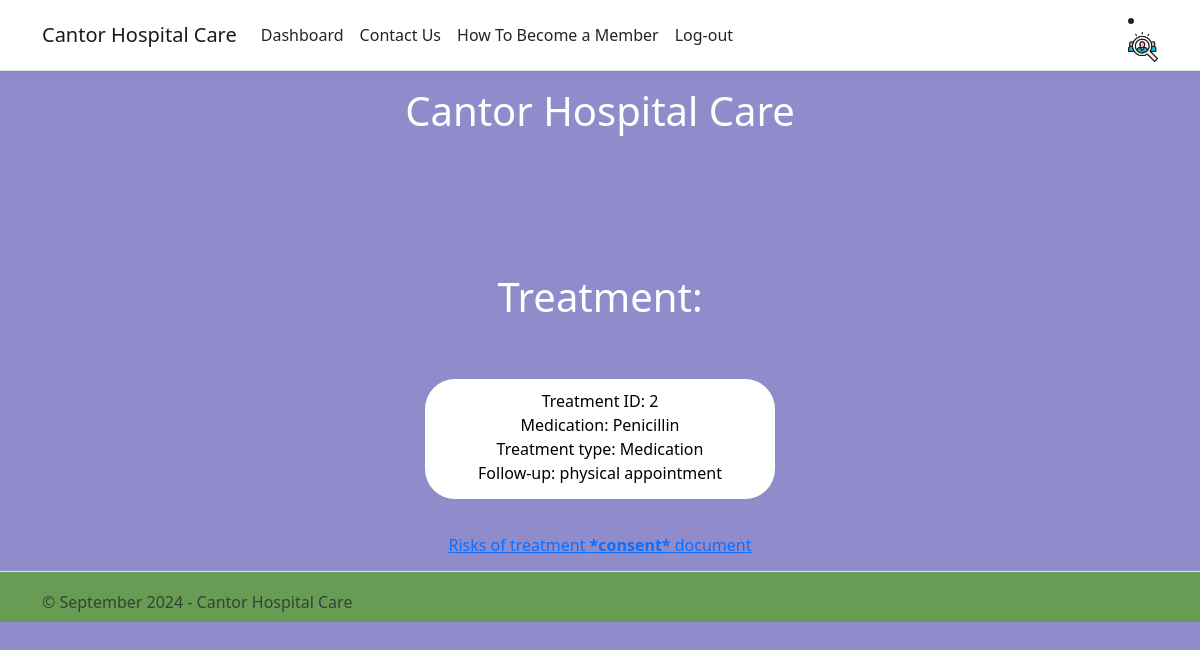
/patientViewTreatment.php, run on the app's committed database.
### tables this page shows
CREATE TABLE `treatment` (
  `ID` int(11) NOT NULL,
  `medication` tinytext,
  `treatmentType` tinytext NOT NULL,
  `followUp` tinytext NOT NULL
);

### patientViewTreatment.php (the view, shortened to what this page needs)
<!DOCTYPE html>
<html lang="en">
<head>
    <link rel="stylesheet" href="css/global.css" type="text/css" />
    <link rel="stylesheet" href="css/mobile.css" type="text/css" media="only screen and (max-width : 620px)" />
    <link rel="stylesheet" href="css/desktop.css" type="text/css" media="only screen and (min-width : 621px)" />
</head>
<body>
    <div class="">
        <div class="navbarContainer">
            <?php
            include("php/includes/patient/navbar.php");
            ?>
        </div>
        <div class="header">
            <?php
            include("php/includes/header.php");
            ?>
        </div>
        <div class="container pb-5">
            <h2></h2><br>
        </div>
        <div class="TreatmentTitle">
            <h1>Treatment:</h1>
        </div>
        <div class="viewTreatment">
            <?php
            include("config.php");
            $sql = "SELECT * FROM treatment WHERE ID = 2";
            $result = mysqli_query($conn, $sql);
            if (mysqli_num_rows($result) > 0) {
                while ($row = mysqli_fetch_assoc($result)) {
                    echo "Treatment ID: " . $row["ID"] . "<br>";
                    echo "Medication: " . $row["medication"] . "<br>";
                    echo "Treatment type: " . $row["treatmentType"] . "<br>";
                    echo "Follow-up: " . $row["followUp"] . "<br>" . "<br>" . "<br>";
                };
            } else {
                echo "No user found";
            }
            ?>
            <a href="riskAwareness.php">Risks of treatment <b>*consent*</b> document</a>
        </div><br><br><br>
        <div class="footer">
            <?php
            include("php/includes/footer.php");
            ?>
</body>
</html>

### css/global.css (style rules this page uses)
a { color: #0366d6; }
html { font-size: 14px; }
@media (min-width: 768px) { html { font-size: 16px; } }
html { position: relative; min-height: 100%; }
body { margin-bottom: 60px; position: relative; min-height: 100vh; display: flex; flex-direction: column; }
.footer { position: relative; margin-top: auto; height: 50px; clear: both; padding-bottom: 50px; bottom: 0; width: 100%; white-space: nowrap; line-height: 60px; background-color: #689C54; color: #fff; }
.bgColor { background-color: #908BCB; max-width: 100%; }
.container { min-height: 100%; }
.header { margin: auto; text-align: center; padding-bottom: 50px; color: white; }
.viewTreatment { padding-top: 10px; padding-bottom: 100px; margin: auto; text-align: center; background-color: white; color: black; width: 350px; height: 120px; border-radius: 30px; }
.TreatmentTitle { margin: auto; text-align: center; padding-bottom: 50px; color: white; }

### data on the page
treatment: ID "2", medication "Penicillin", treatmentType "Medication", followUp "physical appointment"
